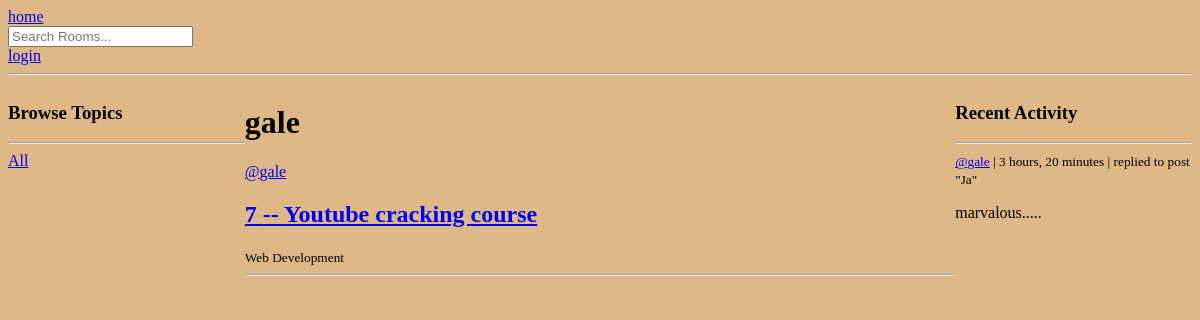
Page /user-profile/4/ on the earlier database version.
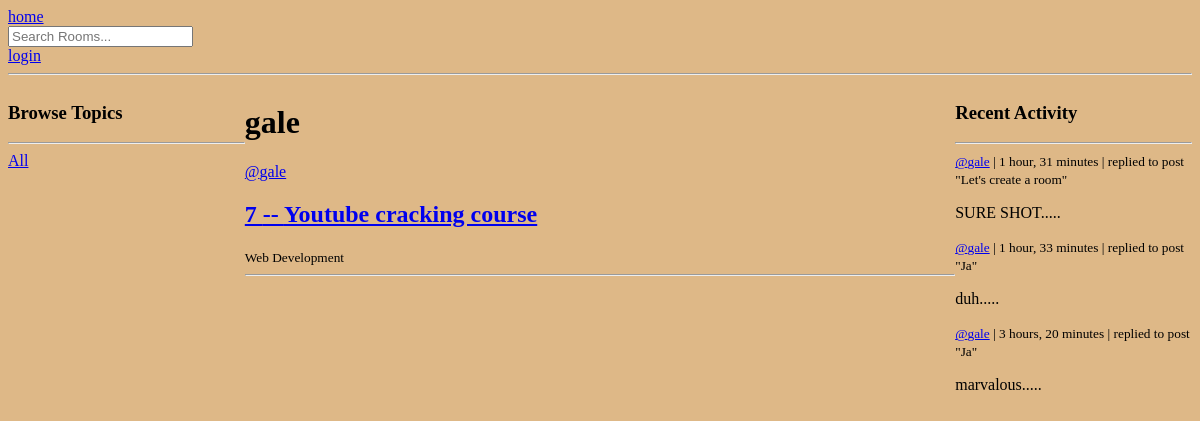
Same page on the later database version.
### base/models.py (models this page shows, shortened)
class Room(models.Model):
    host = models.ForeignKey(User, on_delete=models.SET_NULL, null=True)
    topic = models.ForeignKey(Topic, on_delete=models.SET_NULL, null=True)
    name = models.CharField(max_length=200)
    description = models.TextField(null=True, blank=True)
    participants = models.ManyToManyField(User, related_name="participants", blank=True)
    updated = models.DateTimeField(auto_now=True)
    created = models.DateTimeField(auto_now_add=True)
    class Meta:
        ordering = ['-updated', '-created']
    def __str__(self):
        return self.name

class Topic(models.Model):
    name = models.CharField(max_length=200)

class Message(models.Model):
    user = models.ForeignKey(User, on_delete=models.CASCADE)
    room = models.ForeignKey(Room, on_delete=models.CASCADE)
    body = models.TextField(max_length=300)
    updated = models.DateTimeField(auto_now=True)
    created = models.DateTimeField(auto_now_add=True)
    class Meta:
        ordering = ['-updated', '-created']

### base/views.py (the view)
# urls.py: path('user-profile/<str:pk>/', views.userProfile, name='user-profile'),
def userProfile(request, pk):
    user = User.objects.get(id=pk)
    rooms = user.room_set.all()
    room_messages = user.message_set.all()
    topic = Topic.objects.all()
    context = {'user': user, 'rooms': rooms, 'room_messages': room_messages, 'topic': topic}
    return render(request, 'base/profile.html', context)

### base/templates/base/profile.html (shortened to what this page needs)
{% extends "main.html" %}
{% block content %}
    <div class='profile-container'>
        <div>
            {% include 'base/topics_compotent.html' %}
        </div>
        <div>
            <h1>{{user.username}}</h1>
            {% include 'base/feed_component.html' %}
        </div>
        <div>
            {% include 'base/activity_component.html' %}
        </div>
    </div>
{% endblock %}

### base/templates/base/feed_component.html (shortened to what this page needs)
{% for room in rooms %}
            <div>
                <span><a href={% url 'user-profile' room.host.id %} > @{{ room.host.username }}</a></span>
                <a href={% url 'room' room.id %}><h2>{{room.id}} -- {{ room.name }}</h2></a>
                <small>{{ room.topic.name }}</small>
                <hr>
            </div>
        {% endfor %}

### base/templates/base/activity_component.html (shortened to what this page needs)
<h3>Recent Activity</h3>
        <hr>
        {% for message in room_messages %}
            <div>
                <small><a href={% url 'user-profile' message.user.id %}>@{{message.user}}</a> | {{message.created|timesince}} | </small>
                <small>replied to post "{{message.room}}"</small>
                <p>{{message.body}}.....</p>
            </div>
        {% endfor %}

Differences in the rows shown:
added Message: user "gale", created "1 hour, 31 minutes", room "Let's create a room", body "SURE SHOT"
added Message: user "gale", created "1 hour, 33 minutes", room "Ja", body "duh"
